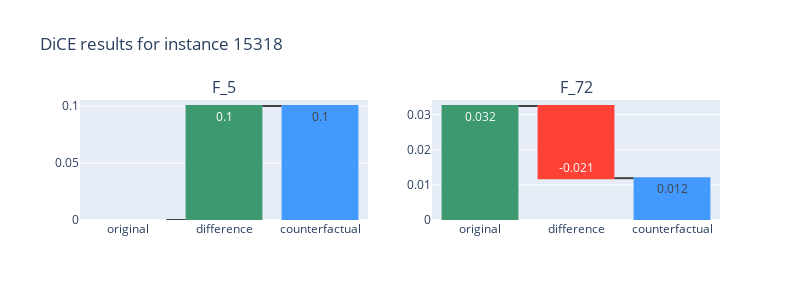
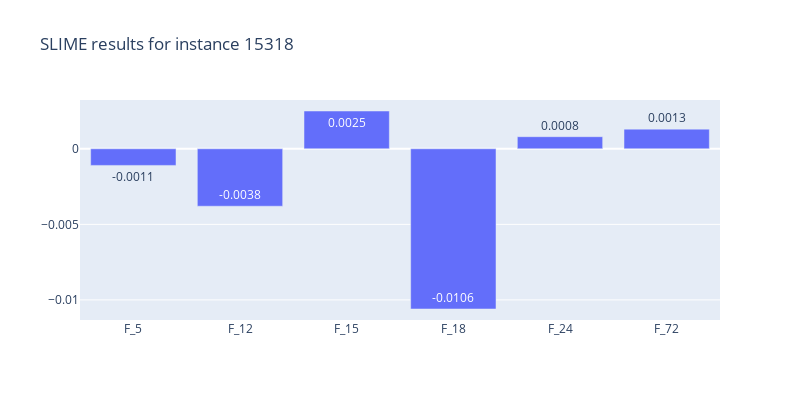
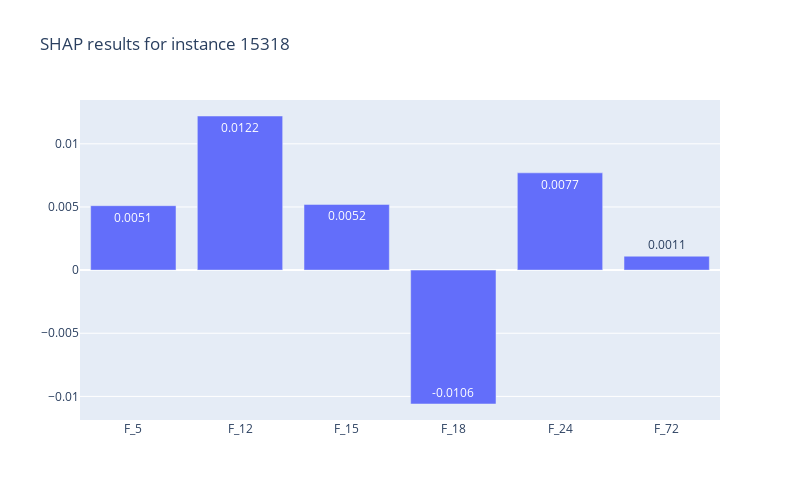

The cell these charts' notebook holds for them, in order:
### Code cell
instance_id = 15318
comp.compare_instance(instance_id)

### Figure 1 — Plotly figure (JSON) as saved in the notebook; plotly's stock layout.template omitted (floating-point values rounded to 4 significant figures)
{"data": [{"connector": {"line": {"color": "rgb(63, 63, 63)"}}, "measure": ["relative", "relative", "total"], "name": "F_5", "orientation": "v", "text": ["0.0", "0.1", "0.1"], "type": "waterfall", "x": ["original", "difference", "counterfactual"], "xaxis": "x", "y": [0, 0.1, 0.1], "yaxis": "y"}, {"connector": {"line": {"color": "rgb(63, 63, 63)"}}, "measure": ["relative", "relative", "total"], "name": "F_72", "orientation": "v", "text": ["0.032", "-0.021", "0.012"], "type": "waterfall", "x": ["original", "difference", "counterfactual"], "xaxis": "x2", "y": [0.03246, -0.02055, 0.01191], "yaxis": "y2"}], "layout": {"annotations": [{"font": {"size": 16}, "showarrow": false, "text": "F_5", "x": 0.225, "xanchor": "center", "xref": "paper", "y": 1, "yanchor": "bottom", "yref": "paper"}, {"font": {"size": 16}, "showarrow": false, "text": "F_72", "x": 0.775, "xanchor": "center", "xref": "paper", "y": 1, "yanchor": "bottom", "yref": "paper"}], "height": 300, "showlegend": false, "title": {"text": "DiCE results for instance 15318"}, "width": 800, "xaxis": {"anchor": "y", "domain": [0, 0.45]}, "xaxis2": {"anchor": "y2", "domain": [0.55, 1]}, "yaxis": {"anchor": "x", "domain": [0, 1]}, "yaxis2": {"anchor": "x2", "domain": [0, 1]}}}

### Figure 2 — Plotly figure (JSON) as saved in the notebook; plotly's stock layout.template omitted (floating-point values rounded to 4 significant figures)
{"data": [{"text": ["-0.0011", "-0.0038", "0.0025", "-0.0106", "0.0008", "0.0013"], "type": "bar", "x": ["F_5", "F_12", "F_15", "F_18", "F_24", "F_72"], "y": [-0.0011, -0.0038, 0.0025, -0.0106, 0.0008, 0.0013]}], "layout": {"height": 400, "showlegend": false, "title": {"text": "SLIME results for instance 15318 "}, "width": 800}}

### Figure 3 — Plotly figure (JSON) as saved in the notebook; plotly's stock layout.template omitted (floating-point values rounded to 4 significant figures)
{"data": [{"text": ["0.0051", "0.0122", "0.0052", "-0.0106", "0.0077", "0.0011"], "type": "bar", "x": ["F_5", "F_12", "F_15", "F_18", "F_24", "F_72"], "y": [0.0051, 0.0122, 0.0052, -0.0106, 0.0077, 0.0011]}], "layout": {"height": 500, "showlegend": false, "title": {"text": "SHAP results for instance 15318 "}, "width": 800}}
